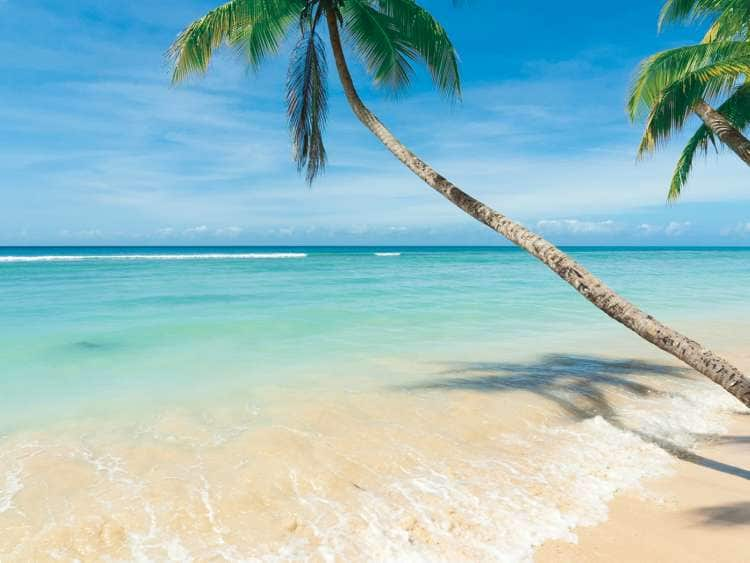
#> input picture Charlotteville-Trinidad-Tobago.jpg.image.750.563.low.jpg, 750 x 563 px, found by its file name
$ python 102.2npsplit.py
#> lines starting #> are read from the running program, lines starting #| are printed output that depends on the picture
# Color distributions in image
import cv2
from matplotlib import pyplot as plt
image=cv2.imread('/Users/rajaathota72/Desktop/Charlotteville-Trinidad-Tobago.jpg.image.750.563.low.jpg')
#> image is the input picture: shape (563, 750, 3); mean B, G, R 194.4, 190.6, 151.5
histogram=cv2.calcHist([image],[0],None,[256],[0,256])
#> histogram = 256 values, max 8699 at index 228, min 2 at index 1, mean 1649.4
plt.hist(image.ravel(),256,[0,256]);plt.show()
#> after `plt.hist(image.ravel(), 256, [0, 256])`:
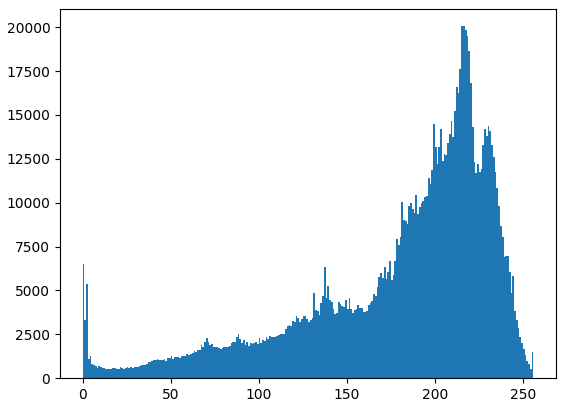
#> figure drawn by matplotlib, 1 panel; tallest bar 20056 high, from x = 215 to 216
cv2.waitKey(2000)
color=('b','g','r')
for i,col in enumerate(color):
    histogram2=cv2.calcHist([image],[i],None,[256],[0,256])
    plt.plot(histogram2,color=col)
    plt.xlim([0,256])
plt.show()
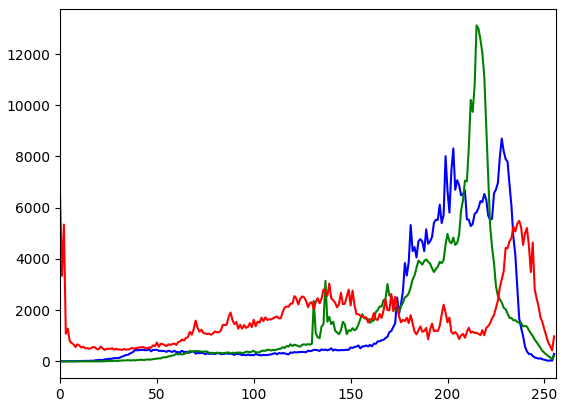
#> figure drawn by matplotlib, 1 panel; curve peaks at x = 228, y = 8699; curve peaks at x = 215, y = 13117; curve peaks at x = 0, y = 6498
cv2.destroyAllWindows()
